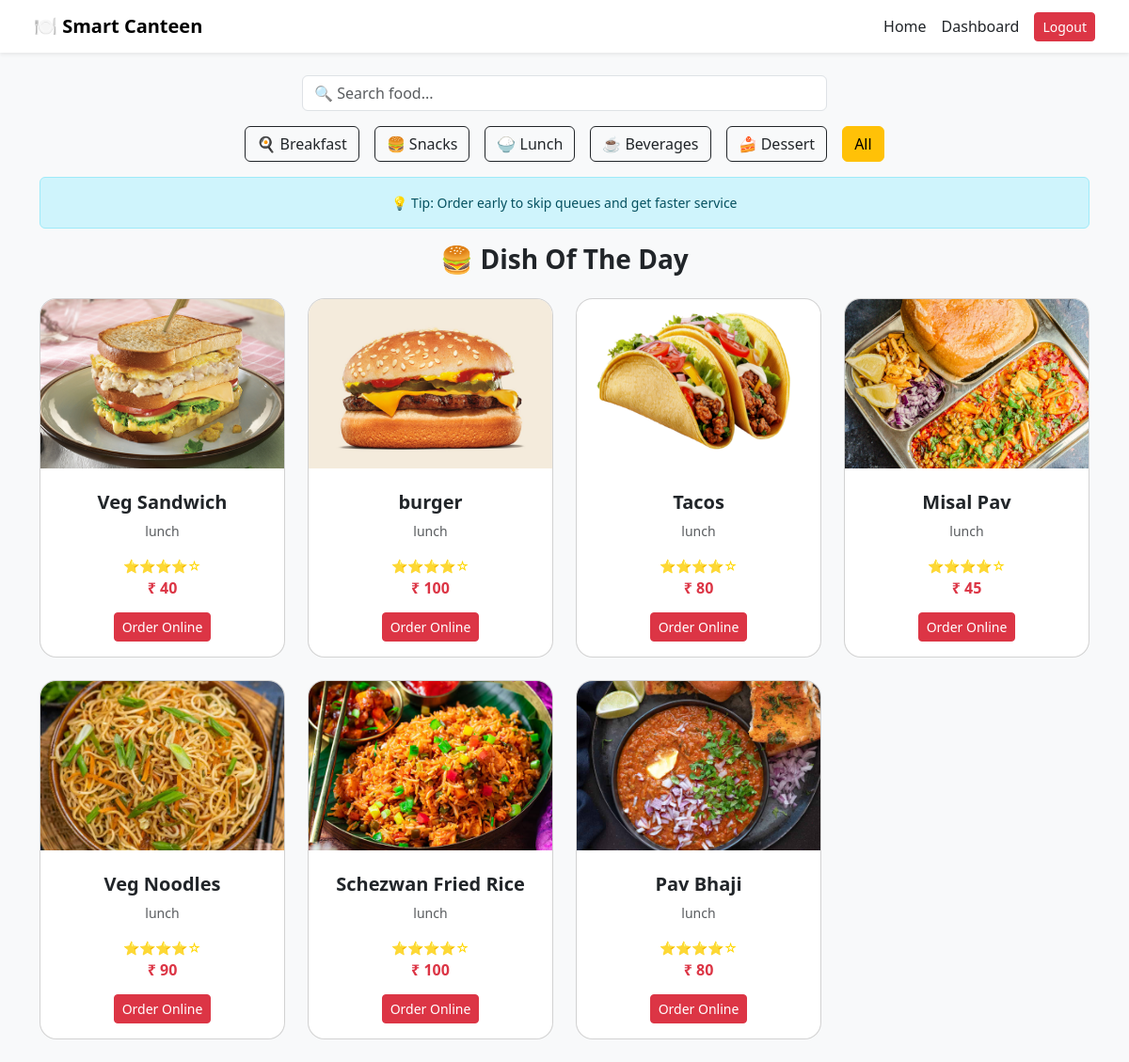
/smart_canteen/student/view_menu.php?category=lunch (signed in), run on the app's committed database.
### tables this page shows
CREATE TABLE `menu_items` (
  `item_id` int(11) NOT NULL,
  `name` varchar(100) DEFAULT NULL,
  `price` float DEFAULT NULL,
  `category` varchar(50) DEFAULT NULL,
  `availability` tinyint(1) DEFAULT 1,
  `image` varchar(255) DEFAULT NULL
);

### smart_canteen/student/view_menu.php (the view, shortened to what this page needs)
<?php
include "../db.php";
$category = $_GET['category'] ?? '';
if ($category) {
    $stmt = $conn->prepare("SELECT * FROM menu_items WHERE availability=1 AND category=?");
    $stmt->bind_param("s", $category);
    $stmt->execute();
    $result = $stmt->get_result();
} else {
    $result = mysqli_query($conn, "SELECT * FROM menu_items WHERE availability=1");
}
?>
<!DOCTYPE html>
<html>
<head>
    <link href="https://cdn.jsdelivr.net/npm/bootstrap@5.3.2/dist/css/bootstrap.min.css" rel="stylesheet">
</head>
<body>
<nav class="navbar navbar-expand-lg bg-white shadow-sm px-4">
    <div class="container-fluid">
        <a class="navbar-brand fw-bold" href="/smart_canteen/index.php">
            🍽 Smart Canteen
        </a>
        <div class="d-flex gap-3 align-items-center">
            <a href="/smart_canteen/index.php" class="text-decoration-none text-dark">Home</a>
            <a href="/smart_canteen/student/dashboard.php" class="text-decoration-none text-dark">Dashboard</a>
            <a href="/smart_canteen/logout.php" class="btn btn-danger btn-sm">Logout</a>
        </div>
    </div>
</nav>
<div class="container mt-4">
<div class="text-center mb-3">
    <input type="text" id="searchInput"
           class="form-control w-50 mx-auto"
           placeholder="🔍 Search food...">
</div>
<div class="d-flex justify-content-center gap-3 mb-3 flex-wrap">
    <a href="?category=breakfast" class="btn btn-outline-dark">🍳 Breakfast</a>
    <a href="?category=snacks"    class="btn btn-outline-dark">🍔 Snacks</a>
    <a href="?category=lunch"     class="btn btn-outline-dark">🍚 Lunch</a>
    <a href="?category=beverages" class="btn btn-outline-dark">☕ Beverages</a>
    <a href="?category=dessert" class="btn btn-outline-dark">🍰 Dessert</a>
    <a href="view_menu.php"       class="btn btn-warning">All</a>
</div>
<div class="alert alert-info text-center small">
    💡 Tip: Order early to skip queues and get faster service
</div>
<h3 class="text-center fw-bold mb-4">🍔 Dish Of The Day</h3>
<div class="row">
<?php while ($row = mysqli_fetch_assoc($result)) { ?>
<div class="col-md-3 mb-4">
    <div class="card menu-card h-100 text-center">
        <img src="/smart_canteen/<?= $row['image']; ?>" class="menu-img w-100">
        <div class="card-body">
            <h5 class="fw-bold mt-2"><?= $row['name']; ?></h5>
            <p class="text-muted small"><?= $row['category']; ?></p>
            <div style="color:gold;font-size:14px;">⭐⭐⭐⭐☆</div>
            <h6 class="text-danger fw-bold mt-1">₹ <?= $row['price']; ?></h6>
            <a href="place_order.php?item_id=<?= $row['item_id']; ?>"
               class="btn btn-danger btn-sm mt-2">
                Order Online
            </a>
        </div>
    </div>
</div>
<?php } ?>
</div>
</div>
</body>
</html>

### smart_canteen/student/view_menu.php (style rules this page uses)
body { background:#f8f9fa; }
.menu-card { border-radius:18px; transition:.3s; position:relative; overflow:hidden; }
.menu-card::after { content:"Quick Order"; position:absolute; inset:0; background:rgba(0,0,0,.6); color:white; display:flex; align-items:center; justify-content:center; opacity:0; transition:.3s; font-weight:bold; font-size:18px; pointer-events:none; }
.menu-img { height:180px; object-fit:cover; }

### data on the page
menu_items: image (picture), name "Veg Sandwich", category "lunch", price "40"
menu_items: image (picture), name "burger", category "lunch", price "100"
menu_items: image (picture), name "Tacos", category "lunch", price "80"
menu_items: image (picture), name "Misal Pav", category "lunch", price "45"
menu_items: image (picture), name "Veg Noodles", category "lunch", price "90"
menu_items: image (picture), name "Schezwan Fried Rice", category "lunch", price "100"
menu_items: image (picture), name "Pav Bhaji", category "lunch", price "80"
